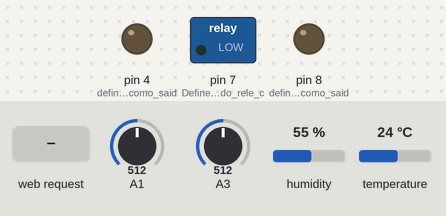
A sketch run on a simulated Arduino Uno, built with avr-gcc and run on an emulated ATmega328P. On the bench: switched loads named in the sketch (green lamp = pin HIGH), output pins drawn as LEDs (lit = HIGH). The inputs (shaded band) are chosen by the test bench; at power-on: A1 = 512, A3 = 512, humidity 55 %, temperature 24 °C. WiFi joins after 1.5 s; servers stay silent unless stated.

Above: at 4.3 s.
4.4 s: HTTP request GET /ligar received
At 5.3 s:
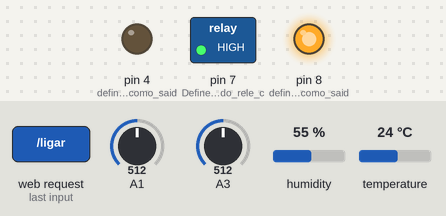
6.4 s: HTTP request GET /voltagem received
At 7.2 s:
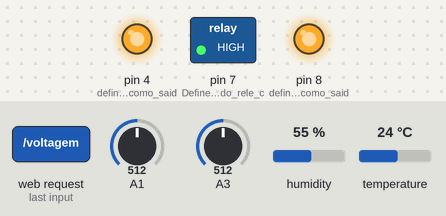
9.4 s: HTTP request GET /desligar received
At 9.67 s:
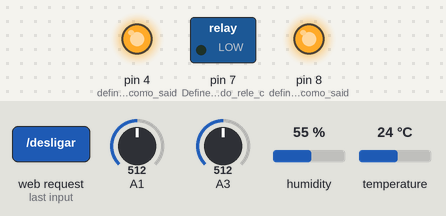
11.4 s: HTTP request GET /corrente received
At 12.2 s:
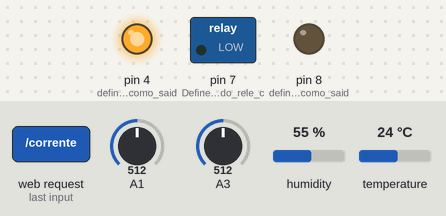
14.4 s: HTTP request GET /potencia received
At 16.9 s:
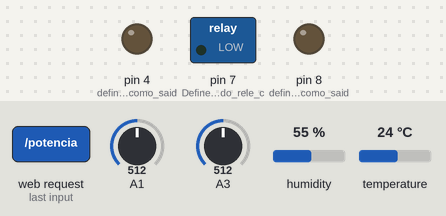
Timing chart, 0 to 18.4 s (numbered marks = the images above; inputs shaded):
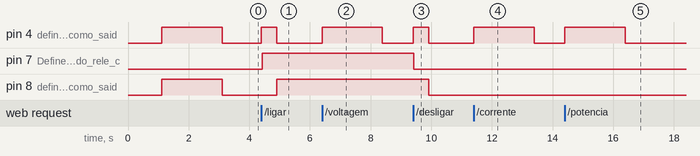

Measured:
- after the input at 4.4 s, pin 4 (define_o_pino_4_como_said): LOW → HIGH at once, → LOW 0.51 s later; pin 7 (Define_o_pino_7_do_rele_c): LOW → HIGH at once; pin 8 (define_o_pino_8_como_said): LOW → HIGH after 0.51 s
- after the input at 6.4 s, pin 4 (define_o_pino_4_como_said): LOW → HIGH at once, → LOW 2.0 s later
- after the input at 9.4 s, pin 4 (define_o_pino_4_como_said): LOW → HIGH at once, → LOW 0.51 s later; pin 7 (Define_o_pino_7_do_rele_c): HIGH → LOW at once; pin 8 (define_o_pino_8_como_said): HIGH → LOW after 0.51 s
- after the input at 11.4 s, pin 4 (define_o_pino_4_como_said): LOW → HIGH at once, → LOW 2.0 s later
- after the input at 14.4 s, pin 4 (define_o_pino_4_como_said): LOW → HIGH at once, → LOW 2.0 s later

The sketch:

v2-Phantom.ino
```cpp
#include <UIPEthernet.h>//ENC28J60
#include <dht.h>//DHT11
/*******************************/
byte mac[] = {0x00, 0x01, 0x02, 0x03, 0x04, 0x05}; //um endereço mac diferente para cada tomada
IPAddress ip(192, 168, 0, 6); //seta o ip fixo um ip para cada tomada
EthernetServer server(1000); //porta de acesso a tomada
/*******************************/
int VQ;
dht DHT;
/*******************************/
void setup()
{
  Ethernet.begin(mac, ip);
  server.begin();
  VQ = determineVQ(A1); //Quiscent output voltage - the average voltage ACS712 shows with no load (0 A)
  pinMode(7, OUTPUT);//Define o pino 7 do rele como saida
  digitalWrite(7, LOW);//mantem o rele desligado, pois quem vai aciona-lo é o servidor mandando um GET
  pinMode(8, OUTPUT);//define o pino 8 como saida, LED VERDE
  pinMode(4, OUTPUT);//define o pino 4 como saida, LED VERMELHO
  digitalWrite(8, HIGH);
  digitalWrite(4, HIGH);
  delay(2000);
  digitalWrite(8, LOW);//desliga o led verde, liga se o rele estiver HIGH (ligado)
  digitalWrite(4, LOW);//desliga o led vermelho, ele liga se o rele estiver em LOW (desligado
}
/******************************/
void loop()
{
  if (digitalRead(7) == HIGH) {
    digitalWrite(8, HIGH);
  } else {
    digitalWrite(8, LOW);
  }
  EthernetClient client = server.available();
  if (client)
  {
    digitalWrite(4, HIGH);
    boolean currentLineIsBlank = true;
    String linha;
    while (client.connected()) {
      if (client.available()) {
        char c = client.read();
        linha.concat(c);
        if (c == '\n' && currentLineIsBlank) {
          client.println("HTTP/1.1 200 OK");
          client.println("Content-Type: text/javascript");
          client.println("Access-Control-Allow-Origin: *");
          client.println();
          int posicao = 5;
          boolean X = true;
          while (X == true) {//pega o comando recebido
            if (linha.substring(posicao, posicao + 1) == " ") {
              X = false;
            }
            posicao++;
          }
          String comando = linha.substring(5, posicao - 1);
          if (comando != "") {
            int v;
            float c;
            DHT.read11(A5);
            if (comando == "voltagem" or comando == "corrente" or comando == "potencia") {
              c = readCurrent();
              v = readVoltage();
            }
            if (comando == "umidade") {
              client.println(int(DHT.humidity));
            } else if (comando == "temperatura") {
              client.println(int(DHT.temperature));
            } else if (comando == "hello") {
              client.println("OKDSV2ENCPH@NTOM");
            } else if (comando == "voltagem") {
              client.println(v);
            } else if (comando == "corrente") {
              client.println(c);
            } else if (comando == "potencia") {
              client.println(v * c);
            } else if (comando == "ligar") {
              digitalWrite(7, HIGH);
            } else if (comando == "desligar") {
              digitalWrite(7, LOW);
            } else if (comando == "status") {
              if (digitalRead(7) == HIGH) {
                client.println("on");
              } else {
                client.println("off");
              }
            } else {
              //client.println("E404");
            }
          } else {
            //client.println("IoT By Diovane Soligo");
          }
          break; // fim da transmissão
        }
        if (c == '\n') {
          currentLineIsBlank = true;
        } else if (c != '\r') {
          currentLineIsBlank = false;
        }
      }
    }
    delay(480);
    client.stop();
    digitalWrite(4, LOW);
  }
  client.flush();
}
/**************************************/
//SENSOR TENSAO
int readVoltage() {
  float val = 0.00;
  float media = 0.00;
  for (int i = 1; i <= 1000; i++) {
    int valor = analogRead(A3);
    if ((valor > 100) & (valor < 650)) {
      val = ((analogRead(A3) * 5.000) / 1024) * 53;
    }
    if ((valor > 651) & (valor < 1023)) {
      val = ((analogRead(A3) * 5.000) / 1024) * 49;
    }
    media += val;
    delay(1);
  }
  media /= 1000;
  return int(media);
}
/*************************************/
//SENSOR CORRENTE
int determineVQ(int PIN) {
  long VQ = 0;
  //read 1000 samples to stabilise value
  for (int i = 0; i < 1000; i++) {
    VQ += abs(analogRead(PIN));
    delay(1);//depends on sampling (on filter capacitor), can be 1/80000 (80kHz) max.
  }
  VQ /= 1000;
  return int(VQ);
}
float readCurrent() {
  int current = 0;
  int sensitivity = 52;//change this to 100 for ACS712-20A or to 66 for ACS712-30A
  //read 5 samples to stabilise value
  for (int i = 0; i < 200; i++) {
    current += abs(analogRead(A1) - VQ);
    delay(1);
  }
  current = map(current / 200, 0, 1023, 0, 5000);
  float corrente = float(current) / sensitivity;
  if (corrente <= 0.08) {
    corrente = 0.0;
  }
  return corrente;
}
```
